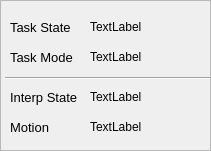
   <widget class="QFrame" name="frame_6">
    <property name="geometry">
     <rect>
      <x>910</x>
      <y>880</y>
      <width>211</width>
      <height>151</height>
     </rect>
    </property>
    <property name="frameShape">
     <enum>QFrame::StyledPanel</enum>
    </property>
    <property name="frameShadow">
     <enum>QFrame::Raised</enum>
    </property>
    <widget class="QLabel" name="task_mode_lb">
     <property name="geometry">
      <rect>
       <x>90</x>
       <y>40</y>
       <width>131</width>
       <height>34</height>
      </rect>
     </property>
     <property name="text">
      <string>TextLabel</string>
     </property>
    </widget>
    <widget class="QLabel" name="label_8">
     <property name="geometry">
      <rect>
       <x>10</x>
       <y>40</y>
       <width>81</width>
       <height>34</height>
      </rect>
     </property>
     <property name="font">
      <font>
       <pointsize>10</pointsize>
      </font>
     </property>
     <property name="text">
      <string>Task Mode</string>
     </property>
    </widget>
    <widget class="QLabel" name="label_7">
     <property name="geometry">
      <rect>
       <x>10</x>
       <y>10</y>
       <width>81</width>
       <height>34</height>
      </rect>
     </property>
     <property name="font">
      <font>
       <pointsize>10</pointsize>
      </font>
     </property>
     <property name="text">
      <string>Task State</string>
     </property>
    </widget>
    <widget class="QLabel" name="task_state_lb">
     <property name="geometry">
      <rect>
       <x>90</x>
       <y>10</y>
       <width>131</width>
       <height>34</height>
      </rect>
     </property>
     <property name="text">
      <string>TextLabel</string>
     </property>
    </widget>
    <widget class="QLabel" name="motion_mode_lb">
     <property name="geometry">
      <rect>
       <x>90</x>
       <y>110</y>
       <width>151</width>
       <height>34</height>
      </rect>
     </property>
     <property name="text">
      <string>TextLabel</string>
     </property>
    </widget>
    <widget class="QLabel" name="interp_state_lb">
     <property name="geometry">
      <rect>
       <x>90</x>
       <y>80</y>
       <width>151</width>
       <height>34</height>
      </rect>
     </property>
     <property name="text">
      <string>TextLabel</string>
     </property>
    </widget>
    <widget class="QLabel" name="label_23">
     <property name="geometry">
      <rect>
       <x>10</x>
       <y>110</y>
       <width>81</width>
       <height>34</height>
      </rect>
     </property>
     <property name="font">
      <font>
       <pointsize>10</pointsize>
      </font>
     </property>
     <property name="text">
      <string>Motion</string>
     </property>
    </widget>
    <widget class="QLabel" name="label_28">
     <property name="geometry">
      <rect>
       <x>10</x>
       <y>80</y>
       <width>81</width>
       <height>34</height>
      </rect>
     </property>
     <property name="font">
      <font>
       <pointsize>10</pointsize>
      </font>
     </property>
     <property name="text">
      <string>Interp State</string>
     </property>
    </widget>
    <widget class="Line" name="line">
     <property name="geometry">
      <rect>
       <x>5</x>
       <y>70</y>
       <width>205</width>
       <height>16</height>
      </rect>
     </property>
     <property name="orientation">
      <enum>Qt::Horizontal</enum>
     </property>
    </widget>
   </widget>
